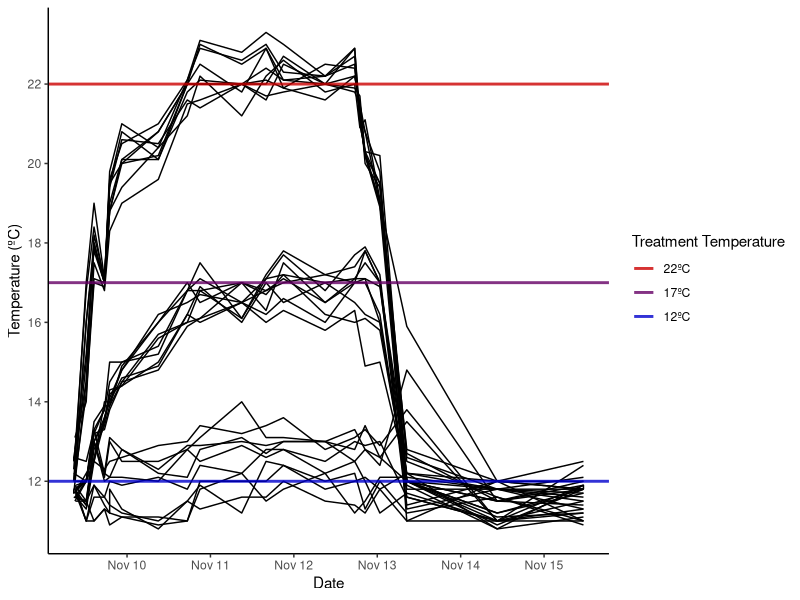

This figure's R source:
library(here)
library(lubridate)
library(grid)
library(tidyverse)

# Importing data and formatting the date/time information.
DailyLog <- read_csv("data/DailyLog.csv", col_names = TRUE) %>%
  # Format `Date` column to POSIX standard
  mutate("Date" = dmy(Date)) %>%
  # Create column with date and time info
  mutate("dateTime" = paste(Date, Time, sep = "_")) %>%
  # Format `dateTime` to POSIX standard
  mutate(dateTime = ymd_hms(dateTime)) %>%
  # Make `Sea_Table` and `Bucket_ID` factorial data.
  mutate(Sea_Table = as.factor(Sea_Table),
         Bucket_ID = as.factor(Bucket_ID)) %>%
  # Renaming!
  select(date = Date,
         date_time = dateTime,
         sea_table = Sea_Table,
         table_position,
         bucketID = Bucket_ID,
         cukeID = Cuke_ID,
         treatment = Treatment,
         temp_C = Temp_C,
         alive = Alive,
         death_time = `Time of Death`,
         poop = Poop,
         evisceration = Evisceration,
         resp_evisc = respiratory_evisceration,
         spawn = Spawn) %>%
  mutate(tableID = paste(sea_table, table_position)) %>%
  tail(-34)

# Making a new dataframe to get some values about the range and variation in our
# temperature data.
tempRange <- DailyLog %>%
  filter(date == "2021-11-11" | date == "2021-11-12") %>%
  select(date, date_time, tableID, treatment, temp_C) %>%
  filter(treatment == "room")

# Investigating the range and average temperatures of our 3 treatments.
range(tempRange$temp_C)
mean(tempRange$temp_C)
# FOR CONTROL: 11.2 to 14.0, mean = 12.5
# FOR ROOM: 14.9 to 17.9, mean = 16.79
# FOR HEAT: 20.0 to 23.3, mean =  21.86

# Generating a list of the times at which the 5 cucumbers died.
death_time <- DailyLog %>%
  # Filter for rows with death data
  filter(FALSE == is.na(alive) | FALSE == is.na(death_time)) %>%
  # Use POSIXct standard for death_time
  mutate(death_time = ymd_hms(paste(date, death_time))) %>%
  select(death_time, bucketID, temp_C) %>%
  mutate(placehold = 1)

# Generating a dataframe for the temperature data over time so that we can
# create a plot.
Temp_Time <- DailyLog %>%
  select(date_time, date, sea_table, table_position, bucketID, tableID, temp_C)

# Plot temperature over time, and plot the 5 death times with temp.
TempPlot <- ggplot() +
  geom_line(data = Temp_Time,
            aes(x = date_time,
                y = temp_C,
                # Ignore warning about 'unknown aesthetic'... this code is 
                # still important and functioning!
                fill = bucketID)) +
  scale_x_datetime(date_breaks = "1 day",
                   date_labels = "%b %d") +
#  This is for the 5 dots indicating cucumber death.
#  geom_hline(aes(yintercept = 24),
#             colour = "lightgrey") +
# geom_text(label = "Mortality",
#          x = "2021-11-09 09:20:00",
#          y = 24) + 
#  geom_point(data = death_time,
#             aes(x = death_time,
#                 y = 24),
#             size = 2.5,
#             shape = 7, 
#             colour = "red") +
  geom_hline(aes(yintercept = 22,
             colour = "22ºC"),
             size = 1,
             alpha = 0.8) +
  geom_hline(aes(yintercept = 17,
             colour = "17ºC"),
             size = 1,
             alpha = 0.8) +
  geom_hline(aes(yintercept = 12,
             colour = "12ºC"),
             size = 1,
             alpha = 0.8) +
  labs(x = "Date",
       y = "Temperature (ºC)",
       colour = "Treatment Temperature") +
  scale_colour_manual(values = c("#0000CC", "#660066", "#CC0000")) +
    guides(colour = guide_legend(reverse = TRUE)) +
  scale_y_continuous(breaks = c(12, 14, 16, 18, 20, 22, 24))+
  theme_classic()

ggsave("temp_plot.png", 
       TempPlot,
       device = "png",
       path = here("figures"))
